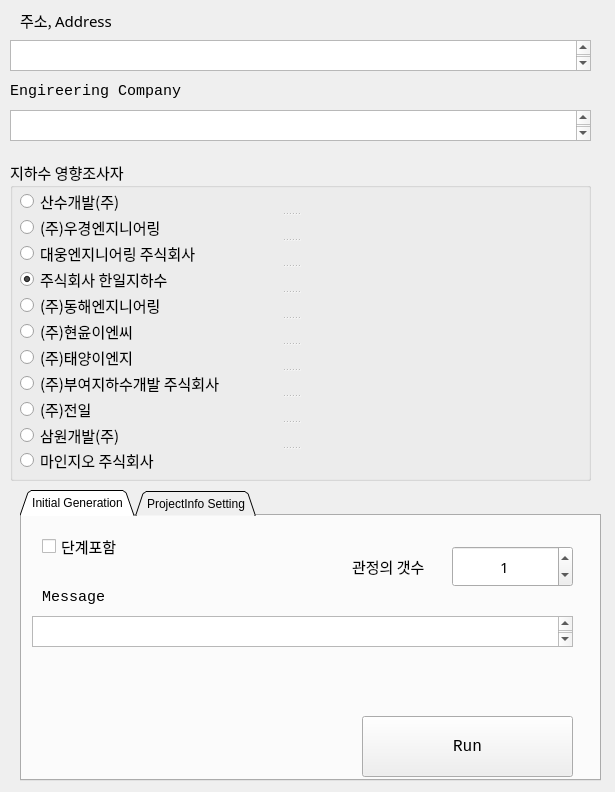
<?xml version="1.0" encoding="UTF-8"?>
<ui version="4.0">
 <class>MainWindow</class>
 <widget class="QMainWindow" name="MainWindow">
  <property name="geometry">
   <rect>
    <x>0</x>
    <y>0</y>
    <width>615</width>
    <height>792</height>
   </rect>
  </property>
  <property name="windowTitle">
   <string>MainWindow</string>
  </property>
  <widget class="QWidget" name="centralwidget">
   <widget class="QTabWidget" name="tabWidget">
    <property name="geometry">
     <rect>
      <x>20</x>
      <y>490</y>
      <width>581</width>
      <height>291</height>
     </rect>
    </property>
    <property name="sizePolicy">
     <sizepolicy hsizetype="Maximum" vsizetype="Maximum">
      <horstretch>0</horstretch>
      <verstretch>0</verstretch>
     </sizepolicy>
    </property>
    <property name="tabPosition">
     <enum>QTabWidget::North</enum>
    </property>
    <property name="tabShape">
     <enum>QTabWidget::Triangular</enum>
    </property>
    <property name="currentIndex">
     <number>0</number>
    </property>
    <property name="elideMode">
     <enum>Qt::ElideLeft</enum>
    </property>
    <widget class="QWidget" name="tab_1">
     <attribute name="title">
      <string>Initial Generation</string>
     </attribute>
     <widget class="QTextEdit" name="textEdit_3">
      <property name="geometry">
       <rect>
        <x>10</x>
        <y>100</y>
        <width>541</width>
        <height>31</height>
       </rect>
      </property>
      <property name="font">
       <font>
        <family>맑은 고딕</family>
        <pointsize>11</pointsize>
       </font>
      </property>
     </widget>
     <widget class="QCheckBox" name="checkBox">
      <property name="geometry">
       <rect>
        <x>20</x>
        <y>20</y>
        <width>141</width>
        <height>20</height>
       </rect>
      </property>
      <property name="font">
       <font>
        <family>D2Coding</family>
        <pointsize>11</pointsize>
       </font>
      </property>
      <property name="text">
       <string>단계포함</string>
      </property>
     </widget>
     <widget class="QLabel" name="label_4">
      <property name="geometry">
       <rect>
        <x>20</x>
        <y>70</y>
        <width>141</width>
        <height>21</height>
       </rect>
      </property>
      <property name="font">
       <font>
        <family>Consolas</family>
        <pointsize>11</pointsize>
       </font>
      </property>
      <property name="text">
       <string>Message</string>
      </property>
     </widget>
     <widget class="QSpinBox" name="spinBox">
      <property name="geometry">
       <rect>
        <x>430</x>
        <y>30</y>
        <width>121</width>
        <height>41</height>
       </rect>
      </property>
      <property name="font">
       <font>
        <family>D2Coding</family>
        <pointsize>11</pointsize>
       </font>
      </property>
      <property name="alignment">
       <set>Qt::AlignCenter</set>
      </property>
      <property name="buttonSymbols">
       <enum>QAbstractSpinBox::UpDownArrows</enum>
      </property>
      <property name="showGroupSeparator" stdset="0">
       <bool>false</bool>
      </property>
      <property name="value">
       <number>1</number>
      </property>
     </widget>
     <widget class="QLabel" name="label_2">
      <property name="geometry">
       <rect>
        <x>330</x>
        <y>40</y>
        <width>141</width>
        <height>21</height>
       </rect>
      </property>
      <property name="font">
       <font>
        <family>D2Coding</family>
        <pointsize>11</pointsize>
       </font>
      </property>
      <property name="text">
       <string>관정의 갯수</string>
      </property>
     </widget>
     <widget class="QPushButton" name="pushButton">
      <property name="geometry">
       <rect>
        <x>340</x>
        <y>200</y>
        <width>211</width>
        <height>61</height>
       </rect>
      </property>
      <property name="font">
       <font>
        <family>Consolas</family>
        <pointsize>12</pointsize>
       </font>
      </property>
      <property name="text">
       <string>Run</string>
      </property>
     </widget>
    </widget>
    <widget class="QWidget" name="tab_2">
     <attribute name="title">
      <string>ProjectInfo Setting</string>
     </attribute>
     <widget class="QPushButton" name="pushButton_2">
      <property name="geometry">
       <rect>
        <x>350</x>
        <y>190</y>
        <width>211</width>
        <height>61</height>
       </rect>
      </property>
      <property name="font">
       <font>
        <family>Consolas</family>
        <pointsize>12</pointsize>
       </font>
      </property>
      <property name="text">
       <string>Run</string>
      </property>
     </widget>
     <widget class="QLabel" name="label_5">
      <property name="geometry">
       <rect>
        <x>10</x>
        <y>10</y>
        <width>491</width>
        <height>21</height>
       </rect>
      </property>
      <property name="font">
       <font>
        <family>Consolas</family>
        <pointsize>11</pointsize>
       </font>
      </property>
      <property name="text">
       <string>Project Info Setting</string>
      </property>
     </widget>
     <widget class="QTextEdit" name="textEdit_4">
      <property name="geometry">
       <rect>
        <x>10</x>
        <y>40</y>
        <width>551</width>
        <height>141</height>
       </rect>
      </property>
      <property name="font">
       <font>
        <family>D2Coding</family>
        <pointsize>11</pointsize>
       </font>
      </property>
      <property name="placeholderText">
       <string>이것은, 프로젝트인포 세팅으로, 주어진 조사자(엔지니어링 회사)를 기준으로 ... 주어진 주소값으로 필드를 채워나가는 것이다. 만일, 파일이 없으면, 파일을 복사해와서 채우고 파일이 있으면, 기존의 파일의 내용만 업데이트 시킨다. 그리고, 세종에머슨 스타일처럼, YanSoo.xlsx 파일이 있다면 기존의 주소필드는 무시하고, 그 엑셀파일 데이터를 이용하고 이것도 역시, Aqt파일이 Send에 있으면, 그냥 그파일만 업데이트 해주고 없으면, 관정의 갯수만큼 파일을 복사한뒤, 내용을 업데이트 해주게 된다.</string>
      </property>
     </widget>
    </widget>
   </widget>
   <widget class="QTextEdit" name="textEdit">
    <property name="geometry">
     <rect>
      <x>10</x>
      <y>40</y>
      <width>581</width>
      <height>31</height>
     </rect>
    </property>
    <property name="font">
     <font>
      <family>맑은 고딕</family>
      <pointsize>11</pointsize>
     </font>
    </property>
   </widget>
   <widget class="QLabel" name="label">
    <property name="geometry">
     <rect>
      <x>20</x>
      <y>10</y>
      <width>141</width>
      <height>21</height>
     </rect>
    </property>
    <property name="font">
     <font>
      <family>D2Coding</family>
      <pointsize>11</pointsize>
     </font>
    </property>
    <property name="text">
     <string>주소, Address</string>
    </property>
   </widget>
   <widget class="QLabel" name="label_3">
    <property name="geometry">
     <rect>
      <x>10</x>
      <y>80</y>
      <width>191</width>
      <height>21</height>
     </rect>
    </property>
    <property name="font">
     <font>
      <family>Consolas</family>
      <pointsize>11</pointsize>
     </font>
    </property>
    <property name="text">
     <string>Engireering Company</string>
    </property>
   </widget>
   <widget class="QTextEdit" name="textEdit_2">
    <property name="geometry">
     <rect>
      <x>10</x>
      <y>110</y>
      <width>581</width>
      <height>31</height>
     </rect>
    </property>
    <property name="font">
     <font>
      <family>맑은 고딕</family>
      <pointsize>11</pointsize>
     </font>
    </property>
   </widget>
   <widget class="QGroupBox" name="groupBox">
    <property name="geometry">
     <rect>
      <x>10</x>
      <y>160</y>
      <width>581</width>
      <height>321</height>
     </rect>
    </property>
    <property name="font">
     <font>
      <family>D2Coding</family>
      <pointsize>11</pointsize>
     </font>
    </property>
    <property name="title">
     <string>지하수 영향조사자</string>
    </property>
    <widget class="QSplitter" name="splitter">
     <property name="geometry">
      <rect>
       <x>10</x>
       <y>30</y>
       <width>541</width>
       <height>281</height>
      </rect>
     </property>
     <property name="orientation">
      <enum>Qt::Vertical</enum>
     </property>
     <widget class="QRadioButton" name="radio1">
      <property name="font">
       <font>
        <family>맑은 고딕</family>
        <pointsize>11</pointsize>
       </font>
      </property>
      <property name="text">
       <string>산수개발(주)</string>
      </property>
     </widget>
     <widget class="QRadioButton" name="radio3">
      <property name="font">
       <font>
        <family>맑은 고딕</family>
        <pointsize>11</pointsize>
       </font>
      </property>
      <property name="text">
       <string>(주)우경엔지니어링</string>
      </property>
     </widget>
     <widget class="QRadioButton" name="radio2">
      <property name="font">
       <font>
        <family>맑은 고딕</family>
        <pointsize>11</pointsize>
       </font>
      </property>
      <property name="text">
       <string>대웅엔지니어링 주식회사</string>
      </property>
     </widget>
     <widget class="QRadioButton" name="radio4">
      <property name="font">
       <font>
        <family>맑은 고딕</family>
        <pointsize>11</pointsize>
       </font>
      </property>
      <property name="text">
       <string>주식회사 한일지하수</string>
      </property>
      <property name="checked">
       <bool>true</bool>
      </property>
     </widget>
     <widget class="QRadioButton" name="radio5">
      <property name="font">
       <font>
        <family>맑은 고딕</family>
        <pointsize>11</pointsize>
       </font>
      </property>
      <property name="text">
       <string>(주)동해엔지니어링</string>
      </property>
     </widget>
     <widget class="QRadioButton" name="radio6">
      <property name="font">
       <font>
        <family>맑은 고딕</family>
        <pointsize>11</pointsize>
       </font>
      </property>
      <property name="text">
       <string>(주)현윤이엔씨</string>
      </property>
     </widget>
     <widget class="QRadioButton" name="radio7">
      <property name="font">
       <font>
        <family>맑은 고딕</family>
        <pointsize>11</pointsize>
       </font>
      </property>
      <property name="text">
       <string>(주)태양이엔지</string>
      </property>
     </widget>
     <widget class="QRadioButton" name="radio8">
      <property name="font">
       <font>
        <family>맑은 고딕</family>
        <pointsize>11</pointsize>
       </font>
      </property>
      <property name="text">
       <string>(주)부여지하수개발 주식회사</string>
      </property>
     </widget>
     <widget class="QRadioButton" name="radio9">
      <property name="font">
       <font>
        <family>맑은 고딕</family>
        <pointsize>11</pointsize>
       </font>
      </property>
      <property name="text">
       <string>(주)전일</string>
      </property>
     </widget>
     <widget class="QRadioButton" name="radio10">
      <property name="font">
       <font>
        <family>맑은 고딕</family>
        <pointsize>11</pointsize>
       </font>
      </property>
      <property name="text">
       <string>삼원개발(주)</string>
      </property>
      <property name="checked">
       <bool>false</bool>
      </property>
     </widget>
     <widget class="QRadioButton" name="radio11">
      <property name="font">
       <font>
        <family>맑은 고딕</family>
        <pointsize>11</pointsize>
       </font>
      </property>
      <property name="text">
       <string>마인지오 주식회사</string>
      </property>
     </widget>
    </widget>
   </widget>
  </widget>
 </widget>
 <resources/>
 <connections/>
</ui>
